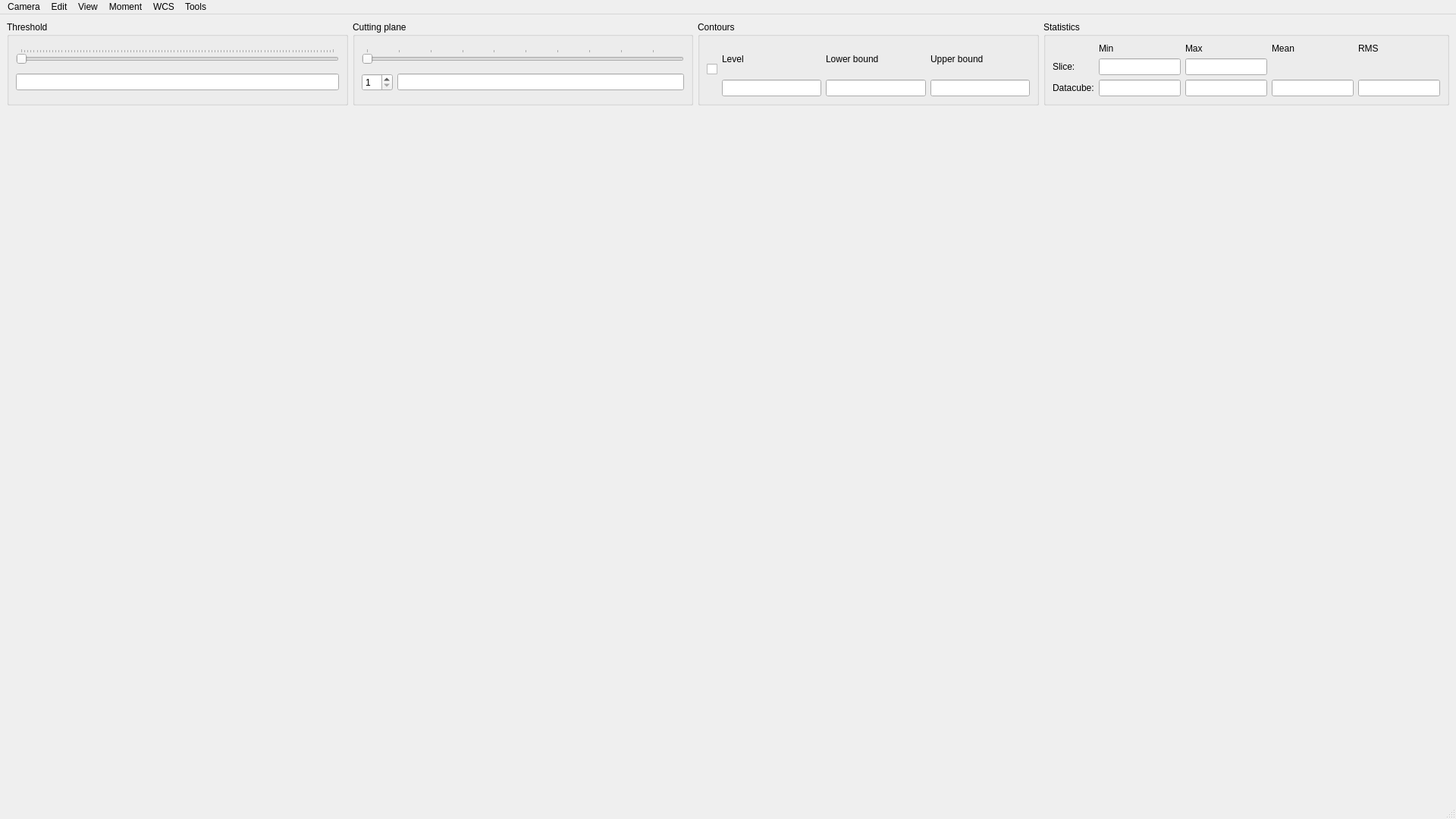
<?xml version="1.0" encoding="UTF-8"?>
<ui version="4.0">
 <class>vtkWindowCube</class>
 <widget class="QMainWindow" name="vtkWindowCube">
  <property name="geometry">
   <rect>
    <x>0</x>
    <y>0</y>
    <width>1920</width>
    <height>1080</height>
   </rect>
  </property>
  <property name="minimumSize">
   <size>
    <width>1280</width>
    <height>720</height>
   </size>
  </property>
  <property name="windowTitle">
   <string>vtkWindowCube</string>
  </property>
  <widget class="QWidget" name="centralwidget">
   <layout class="QVBoxLayout" name="verticalLayout_3">
    <item>
     <layout class="QHBoxLayout" name="horizontalLayout_2">
      <item>
       <widget class="QGroupBox" name="groupThreshold">
        <property name="minimumSize">
         <size>
          <width>250</width>
          <height>0</height>
         </size>
        </property>
        <property name="title">
         <string>Threshold</string>
        </property>
        <layout class="QVBoxLayout" name="verticalLayout">
         <item>
          <widget class="QSlider" name="sliderThreshold">
           <property name="maximum">
            <number>100</number>
           </property>
           <property name="orientation">
            <enum>Qt::Orientation::Horizontal</enum>
           </property>
           <property name="tickPosition">
            <enum>QSlider::TickPosition::TicksAbove</enum>
           </property>
          </widget>
         </item>
         <item>
          <widget class="QLineEdit" name="lineThreshold"/>
         </item>
        </layout>
       </widget>
      </item>
      <item>
       <widget class="QGroupBox" name="groupSlice">
        <property name="minimumSize">
         <size>
          <width>250</width>
          <height>0</height>
         </size>
        </property>
        <property name="title">
         <string>Cutting plane</string>
        </property>
        <layout class="QVBoxLayout" name="verticalLayout_2">
         <item>
          <widget class="QSlider" name="sliderSlice">
           <property name="minimum">
            <number>1</number>
           </property>
           <property name="orientation">
            <enum>Qt::Orientation::Horizontal</enum>
           </property>
           <property name="tickPosition">
            <enum>QSlider::TickPosition::TicksAbove</enum>
           </property>
          </widget>
         </item>
         <item>
          <layout class="QHBoxLayout" name="horizontalLayout">
           <item>
            <widget class="QSpinBox" name="spinSlice">
             <property name="minimum">
              <number>1</number>
             </property>
            </widget>
           </item>
           <item>
            <widget class="QLineEdit" name="lineSpectral">
             <property name="readOnly">
              <bool>true</bool>
             </property>
            </widget>
           </item>
          </layout>
         </item>
        </layout>
       </widget>
      </item>
      <item>
       <widget class="QGroupBox" name="groupContours">
        <property name="title">
         <string>Contours</string>
        </property>
        <layout class="QGridLayout" name="gridLayout">
         <item row="0" column="1">
          <widget class="QLabel" name="label">
           <property name="text">
            <string>Level</string>
           </property>
           <property name="buddy">
            <cstring>lineLevel</cstring>
           </property>
          </widget>
         </item>
         <item row="0" column="2">
          <widget class="QLabel" name="label_2">
           <property name="text">
            <string>Lower bound</string>
           </property>
           <property name="buddy">
            <cstring>lineLowerBound</cstring>
           </property>
          </widget>
         </item>
         <item row="0" column="3">
          <widget class="QLabel" name="label_3">
           <property name="text">
            <string>Upper bound</string>
           </property>
           <property name="buddy">
            <cstring>lineUpperBound</cstring>
           </property>
          </widget>
         </item>
         <item row="1" column="1">
          <widget class="QLineEdit" name="lineLevel"/>
         </item>
         <item row="1" column="2">
          <widget class="QLineEdit" name="lineLowerBound"/>
         </item>
         <item row="1" column="3">
          <widget class="QLineEdit" name="lineUpperBound"/>
         </item>
         <item row="0" column="0" rowspan="2">
          <widget class="QCheckBox" name="checkContours"/>
         </item>
        </layout>
       </widget>
      </item>
      <item>
       <widget class="QGroupBox" name="groupStats">
        <property name="title">
         <string>Statistics</string>
        </property>
        <layout class="QGridLayout" name="gridLayout_2">
         <item row="0" column="3">
          <widget class="QLabel" name="label_8">
           <property name="text">
            <string>Mean</string>
           </property>
           <property name="buddy">
            <cstring>lineCubeMean</cstring>
           </property>
          </widget>
         </item>
         <item row="0" column="2">
          <widget class="QLabel" name="label_7">
           <property name="text">
            <string>Max</string>
           </property>
           <property name="buddy">
            <cstring>lineCubeMax</cstring>
           </property>
          </widget>
         </item>
         <item row="2" column="1">
          <widget class="QLineEdit" name="lineCubeMin">
           <property name="readOnly">
            <bool>true</bool>
           </property>
          </widget>
         </item>
         <item row="2" column="2">
          <widget class="QLineEdit" name="lineCubeMax">
           <property name="readOnly">
            <bool>true</bool>
           </property>
          </widget>
         </item>
         <item row="2" column="0">
          <widget class="QLabel" name="label_4">
           <property name="text">
            <string>Datacube:</string>
           </property>
          </widget>
         </item>
         <item row="2" column="4">
          <widget class="QLineEdit" name="lineCubeRms">
           <property name="readOnly">
            <bool>true</bool>
           </property>
          </widget>
         </item>
         <item row="0" column="4">
          <widget class="QLabel" name="label_9">
           <property name="text">
            <string>RMS</string>
           </property>
           <property name="buddy">
            <cstring>lineCubeRms</cstring>
           </property>
          </widget>
         </item>
         <item row="2" column="3">
          <widget class="QLineEdit" name="lineCubeMean">
           <property name="readOnly">
            <bool>true</bool>
           </property>
          </widget>
         </item>
         <item row="0" column="1">
          <widget class="QLabel" name="label_6">
           <property name="text">
            <string>Min</string>
           </property>
           <property name="buddy">
            <cstring>lineCubeMin</cstring>
           </property>
          </widget>
         </item>
         <item row="1" column="0">
          <widget class="QLabel" name="labelImg">
           <property name="text">
            <string>Slice:</string>
           </property>
          </widget>
         </item>
         <item row="1" column="1">
          <widget class="QLineEdit" name="lineImgMin">
           <property name="readOnly">
            <bool>true</bool>
           </property>
          </widget>
         </item>
         <item row="1" column="2">
          <widget class="QLineEdit" name="lineImgMax">
           <property name="readOnly">
            <bool>true</bool>
           </property>
          </widget>
         </item>
        </layout>
       </widget>
      </item>
     </layout>
    </item>
    <item>
     <layout class="QHBoxLayout" name="horizontalLayout_3">
      <item>
       <widget class="QVTKOpenGLNativeWidget" name="vtkCube" native="true">
        <property name="sizePolicy">
         <sizepolicy hsizetype="Expanding" vsizetype="Expanding">
          <horstretch>0</horstretch>
          <verstretch>0</verstretch>
         </sizepolicy>
        </property>
       </widget>
      </item>
      <item>
       <widget class="QVTKOpenGLNativeWidget" name="vtkImage" native="true">
        <property name="sizePolicy">
         <sizepolicy hsizetype="Expanding" vsizetype="Expanding">
          <horstretch>0</horstretch>
          <verstretch>0</verstretch>
         </sizepolicy>
        </property>
       </widget>
      </item>
     </layout>
    </item>
   </layout>
  </widget>
  <widget class="QMenuBar" name="menubar">
   <property name="geometry">
    <rect>
     <x>0</x>
     <y>0</y>
     <width>1920</width>
     <height>30</height>
    </rect>
   </property>
   <widget class="QMenu" name="menuView">
    <property name="title">
     <string>View</string>
    </property>
    <addaction name="actionIsosurface"/>
    <addaction name="actionVolume"/>
    <addaction name="separator"/>
    <addaction name="actionSlice"/>
    <addaction name="actionMomentMap"/>
   </widget>
   <widget class="QMenu" name="menuCamera">
    <property name="title">
     <string>Camera</string>
    </property>
    <addaction name="actionCameraFront"/>
    <addaction name="actionCameraBack"/>
    <addaction name="actionCameraTop"/>
    <addaction name="actionCameraRight"/>
    <addaction name="actionCameraBottom"/>
    <addaction name="actionCameraLeft"/>
   </widget>
   <widget class="QMenu" name="menuMoment">
    <property name="title">
     <string>Moment</string>
    </property>
    <addaction name="actionMoment0"/>
    <addaction name="actionMoment1"/>
    <addaction name="actionMoment2"/>
    <addaction name="actionMoment6"/>
    <addaction name="actionMoment8"/>
    <addaction name="actionMoment10"/>
   </widget>
   <widget class="QMenu" name="menuWCS">
    <property name="title">
     <string>WCS</string>
    </property>
    <addaction name="actionGalactic"/>
    <addaction name="actionFK5"/>
    <addaction name="actionEcliptic"/>
   </widget>
   <widget class="QMenu" name="menuEdit">
    <property name="title">
     <string>Edit</string>
    </property>
    <addaction name="actionEditLUT"/>
   </widget>
   <widget class="QMenu" name="menuTools">
    <property name="title">
     <string>Tools</string>
    </property>
    <addaction name="actionExtractSpectrum"/>
   </widget>
   <addaction name="menuCamera"/>
   <addaction name="menuEdit"/>
   <addaction name="menuView"/>
   <addaction name="menuMoment"/>
   <addaction name="menuWCS"/>
   <addaction name="menuTools"/>
  </widget>
  <widget class="QStatusBar" name="statusbar"/>
  <action name="actionSlice">
   <property name="checkable">
    <bool>true</bool>
   </property>
   <property name="checked">
    <bool>true</bool>
   </property>
   <property name="text">
    <string>Slice</string>
   </property>
  </action>
  <action name="actionMomentMap">
   <property name="checkable">
    <bool>true</bool>
   </property>
   <property name="text">
    <string>Moment Map</string>
   </property>
  </action>
  <action name="actionCameraFront">
   <property name="text">
    <string>Front</string>
   </property>
  </action>
  <action name="actionCameraBack">
   <property name="text">
    <string>Back</string>
   </property>
  </action>
  <action name="actionCameraTop">
   <property name="text">
    <string>Top</string>
   </property>
  </action>
  <action name="actionCameraRight">
   <property name="text">
    <string>Right</string>
   </property>
  </action>
  <action name="actionCameraBottom">
   <property name="text">
    <string>Bottom</string>
   </property>
  </action>
  <action name="actionCameraLeft">
   <property name="text">
    <string>Left</string>
   </property>
  </action>
  <action name="actionMoment0">
   <property name="text">
    <string>0th order - the integrated value of the spectrum</string>
   </property>
  </action>
  <action name="actionMoment1">
   <property name="text">
    <string>1st order - the intensity weighted coordinate</string>
   </property>
  </action>
  <action name="actionMoment2">
   <property name="text">
    <string>2nd order - the intensity weighted dispersion of the coordinate</string>
   </property>
  </action>
  <action name="actionGalactic">
   <property name="checkable">
    <bool>true</bool>
   </property>
   <property name="checked">
    <bool>true</bool>
   </property>
   <property name="text">
    <string>Galactic</string>
   </property>
  </action>
  <action name="actionEcliptic">
   <property name="checkable">
    <bool>true</bool>
   </property>
   <property name="text">
    <string>Ecliptic</string>
   </property>
  </action>
  <action name="actionFK5">
   <property name="checkable">
    <bool>true</bool>
   </property>
   <property name="text">
    <string>FK5</string>
   </property>
  </action>
  <action name="actionEditLUT">
   <property name="text">
    <string>Lookup Table</string>
   </property>
  </action>
  <action name="actionExtractSpectrum">
   <property name="text">
    <string>Extract Spectrum</string>
   </property>
  </action>
  <action name="actionMoment6">
   <property name="text">
    <string>6th order - the root mean square of the spectrum</string>
   </property>
  </action>
  <action name="actionMoment8">
   <property name="text">
    <string>8th order - the maximum value of the spectrum</string>
   </property>
  </action>
  <action name="actionMoment10">
   <property name="text">
    <string>10th order - the minimum value of the spectrum</string>
   </property>
  </action>
  <action name="actionIsosurface">
   <property name="checkable">
    <bool>true</bool>
   </property>
   <property name="checked">
    <bool>true</bool>
   </property>
   <property name="text">
    <string>Isosurface</string>
   </property>
  </action>
  <action name="actionVolume">
   <property name="checkable">
    <bool>true</bool>
   </property>
   <property name="text">
    <string>Volume</string>
   </property>
  </action>
 </widget>
 <customwidgets>
  <customwidget>
   <class>QVTKOpenGLNativeWidget</class>
   <extends>QWidget</extends>
   <header location="global">QVTKOpenGLNativeWidget.h</header>
   <container>1</container>
  </customwidget>
 </customwidgets>
 <tabstops>
  <tabstop>sliderThreshold</tabstop>
  <tabstop>lineThreshold</tabstop>
  <tabstop>sliderSlice</tabstop>
  <tabstop>spinSlice</tabstop>
  <tabstop>lineSpectral</tabstop>
  <tabstop>checkContours</tabstop>
  <tabstop>lineLevel</tabstop>
  <tabstop>lineLowerBound</tabstop>
  <tabstop>lineUpperBound</tabstop>
  <tabstop>lineImgMin</tabstop>
  <tabstop>lineImgMax</tabstop>
  <tabstop>lineCubeMin</tabstop>
  <tabstop>lineCubeMax</tabstop>
  <tabstop>lineCubeMean</tabstop>
  <tabstop>lineCubeRms</tabstop>
 </tabstops>
 <resources/>
 <connections/>
</ui>
